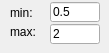
         <widget class="QWidget" name="page_22">
          <widget class="QLineEdit" name="ledELavScaleMax">
           <property name="geometry">
            <rect>
             <x>50</x>
             <y>24</y>
             <width>50</width>
             <height>20</height>
            </rect>
           </property>
           <property name="text">
            <string>2</string>
           </property>
          </widget>
          <widget class="QLineEdit" name="ledELavScaleMin">
           <property name="geometry">
            <rect>
             <x>50</x>
             <y>2</y>
             <width>50</width>
             <height>20</height>
            </rect>
           </property>
           <property name="text">
            <string>0.5</string>
           </property>
          </widget>
          <widget class="QLabel" name="label_49">
           <property name="geometry">
            <rect>
             <x>10</x>
             <y>6</y>
             <width>35</width>
             <height>13</height>
            </rect>
           </property>
           <property name="text">
            <string>min:</string>
           </property>
          </widget>
          <widget class="QLabel" name="label_116">
           <property name="geometry">
            <rect>
             <x>10</x>
             <y>25</y>
             <width>35</width>
             <height>13</height>
            </rect>
           </property>
           <property name="text">
            <string>max:</string>
           </property>
          </widget>
         </widget>
